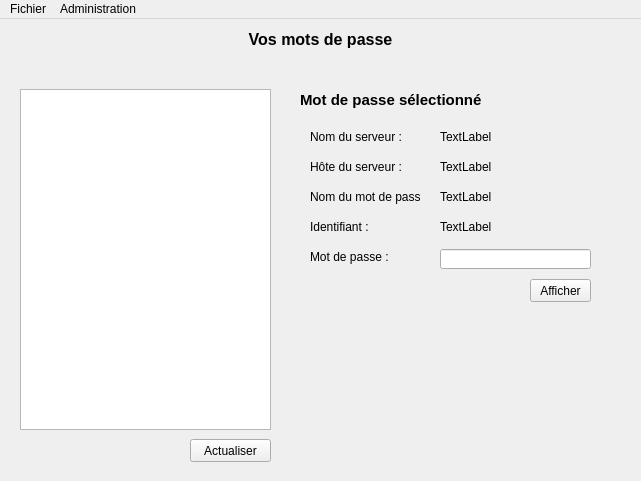
<?xml version="1.0" encoding="UTF-8"?>
<ui version="4.0">
 <class>ComposantPrincipal</class>
 <widget class="QMainWindow" name="ComposantPrincipal">
  <property name="geometry">
   <rect>
    <x>0</x>
    <y>0</y>
    <width>641</width>
    <height>481</height>
   </rect>
  </property>
  <property name="minimumSize">
   <size>
    <width>641</width>
    <height>481</height>
   </size>
  </property>
  <property name="maximumSize">
   <size>
    <width>641</width>
    <height>481</height>
   </size>
  </property>
  <property name="windowTitle">
   <string>Gestionnaire de Mots de passe</string>
  </property>
  <widget class="QWidget" name="centralWidget">
   <widget class="QStackedWidget" name="stackedWidget">
    <property name="geometry">
     <rect>
      <x>0</x>
      <y>0</y>
      <width>641</width>
      <height>461</height>
     </rect>
    </property>
    <property name="currentIndex">
     <number>1</number>
    </property>
    <widget class="QWidget" name="pageConnexion">
     <widget class="QLabel" name="titrePageConnexion">
      <property name="geometry">
       <rect>
        <x>270</x>
        <y>10</y>
        <width>101</width>
        <height>21</height>
       </rect>
      </property>
      <property name="font">
       <font>
        <pointsize>12</pointsize>
        <weight>75</weight>
        <bold>true</bold>
       </font>
      </property>
      <property name="text">
       <string>Connexion</string>
      </property>
      <property name="alignment">
       <set>Qt::AlignCenter</set>
      </property>
     </widget>
     <widget class="QLabel" name="descriptionPageConnexion">
      <property name="geometry">
       <rect>
        <x>230</x>
        <y>130</y>
        <width>181</width>
        <height>16</height>
       </rect>
      </property>
      <property name="text">
       <string>Veuillez vous identifier sur le système</string>
      </property>
      <property name="alignment">
       <set>Qt::AlignCenter</set>
      </property>
     </widget>
     <widget class="QLineEdit" name="identifiantPageConnexion">
      <property name="geometry">
       <rect>
        <x>250</x>
        <y>160</y>
        <width>141</width>
        <height>20</height>
       </rect>
      </property>
      <property name="maxLength">
       <number>50</number>
      </property>
      <property name="alignment">
       <set>Qt::AlignCenter</set>
      </property>
      <property name="placeholderText">
       <string>Identifiant</string>
      </property>
     </widget>
     <widget class="QLineEdit" name="mdpPageConnexion">
      <property name="geometry">
       <rect>
        <x>250</x>
        <y>190</y>
        <width>141</width>
        <height>20</height>
       </rect>
      </property>
      <property name="echoMode">
       <enum>QLineEdit::Password</enum>
      </property>
      <property name="alignment">
       <set>Qt::AlignCenter</set>
      </property>
      <property name="placeholderText">
       <string>Mot de passe</string>
      </property>
     </widget>
     <widget class="QPushButton" name="connexionPageConnexion">
      <property name="geometry">
       <rect>
        <x>260</x>
        <y>220</y>
        <width>121</width>
        <height>23</height>
       </rect>
      </property>
      <property name="text">
       <string>Connexion</string>
      </property>
     </widget>
    </widget>
    <widget class="QWidget" name="pageListeMDP">
     <widget class="QLabel" name="titrePageListeMDP">
      <property name="geometry">
       <rect>
        <x>240</x>
        <y>10</y>
        <width>161</width>
        <height>21</height>
       </rect>
      </property>
      <property name="font">
       <font>
        <pointsize>12</pointsize>
        <weight>75</weight>
        <bold>true</bold>
       </font>
      </property>
      <property name="text">
       <string>Vos mots de passe</string>
      </property>
      <property name="alignment">
       <set>Qt::AlignCenter</set>
      </property>
     </widget>
     <widget class="QListWidget" name="listeMotsDePasse">
      <property name="geometry">
       <rect>
        <x>20</x>
        <y>70</y>
        <width>251</width>
        <height>341</height>
       </rect>
      </property>
     </widget>
     <widget class="QLabel" name="labelNomServeur">
      <property name="geometry">
       <rect>
        <x>440</x>
        <y>110</y>
        <width>181</width>
        <height>16</height>
       </rect>
      </property>
      <property name="text">
       <string>TextLabel</string>
      </property>
     </widget>
     <widget class="QLabel" name="labelHoteServeur">
      <property name="geometry">
       <rect>
        <x>440</x>
        <y>140</y>
        <width>181</width>
        <height>16</height>
       </rect>
      </property>
      <property name="text">
       <string>TextLabel</string>
      </property>
     </widget>
     <widget class="QLabel" name="labelIdentifiant">
      <property name="geometry">
       <rect>
        <x>440</x>
        <y>200</y>
        <width>181</width>
        <height>16</height>
       </rect>
      </property>
      <property name="text">
       <string>TextLabel</string>
      </property>
     </widget>
     <widget class="QLabel" name="labelNom">
      <property name="geometry">
       <rect>
        <x>440</x>
        <y>170</y>
        <width>181</width>
        <height>16</height>
       </rect>
      </property>
      <property name="text">
       <string>TextLabel</string>
      </property>
     </widget>
     <widget class="QLabel" name="labelInformations">
      <property name="geometry">
       <rect>
        <x>300</x>
        <y>70</y>
        <width>201</width>
        <height>21</height>
       </rect>
      </property>
      <property name="font">
       <font>
        <pointsize>11</pointsize>
        <weight>75</weight>
        <bold>true</bold>
       </font>
      </property>
      <property name="text">
       <string>Mot de passe sélectionné</string>
      </property>
      <property name="alignment">
       <set>Qt::AlignLeading|Qt::AlignLeft|Qt::AlignVCenter</set>
      </property>
     </widget>
     <widget class="QLabel" name="label1">
      <property name="geometry">
       <rect>
        <x>310</x>
        <y>110</y>
        <width>111</width>
        <height>16</height>
       </rect>
      </property>
      <property name="text">
       <string>Nom du serveur :</string>
      </property>
     </widget>
     <widget class="QLabel" name="label2">
      <property name="geometry">
       <rect>
        <x>310</x>
        <y>140</y>
        <width>111</width>
        <height>16</height>
       </rect>
      </property>
      <property name="text">
       <string>Hôte du serveur :</string>
      </property>
     </widget>
     <widget class="QLabel" name="label3">
      <property name="geometry">
       <rect>
        <x>310</x>
        <y>170</y>
        <width>111</width>
        <height>16</height>
       </rect>
      </property>
      <property name="text">
       <string>Nom du mot de passe :</string>
      </property>
     </widget>
     <widget class="QLabel" name="label4">
      <property name="geometry">
       <rect>
        <x>310</x>
        <y>200</y>
        <width>81</width>
        <height>16</height>
       </rect>
      </property>
      <property name="text">
       <string>Identifiant :</string>
      </property>
     </widget>
     <widget class="QLabel" name="label5">
      <property name="geometry">
       <rect>
        <x>310</x>
        <y>230</y>
        <width>81</width>
        <height>16</height>
       </rect>
      </property>
      <property name="text">
       <string>Mot de passe :</string>
      </property>
     </widget>
     <widget class="QLineEdit" name="motDePasse">
      <property name="geometry">
       <rect>
        <x>440</x>
        <y>230</y>
        <width>151</width>
        <height>20</height>
       </rect>
      </property>
      <property name="text">
       <string/>
      </property>
      <property name="echoMode">
       <enum>QLineEdit::Password</enum>
      </property>
      <property name="readOnly">
       <bool>true</bool>
      </property>
     </widget>
     <widget class="QPushButton" name="afficherMasquer">
      <property name="geometry">
       <rect>
        <x>530</x>
        <y>260</y>
        <width>61</width>
        <height>23</height>
       </rect>
      </property>
      <property name="text">
       <string>Afficher</string>
      </property>
     </widget>
     <widget class="QPushButton" name="actualiser">
      <property name="geometry">
       <rect>
        <x>190</x>
        <y>420</y>
        <width>81</width>
        <height>23</height>
       </rect>
      </property>
      <property name="text">
       <string>Actualiser</string>
      </property>
     </widget>
    </widget>
    <widget class="QWidget" name="pageConfiguration">
     <widget class="QLabel" name="titrePageConfiguration">
      <property name="geometry">
       <rect>
        <x>230</x>
        <y>10</y>
        <width>181</width>
        <height>21</height>
       </rect>
      </property>
      <property name="font">
       <font>
        <pointsize>12</pointsize>
        <weight>75</weight>
        <bold>true</bold>
       </font>
      </property>
      <property name="text">
       <string>Configuration initiale</string>
      </property>
      <property name="alignment">
       <set>Qt::AlignCenter</set>
      </property>
     </widget>
     <widget class="QLabel" name="descriptionPageConfiguration">
      <property name="geometry">
       <rect>
        <x>20</x>
        <y>50</y>
        <width>401</width>
        <height>41</height>
       </rect>
      </property>
      <property name="text">
       <string>&lt;html&gt;&lt;head/&gt;&lt;body&gt;&lt;p&gt;Aucune configuration valable n'a été trouvée.&lt;/p&gt;&lt;p&gt;Veuillez entrer l'adresse ip ou le nom d'hôte du serveur ainsi que son port d'écoute :&lt;/p&gt;&lt;/body&gt;&lt;/html&gt;</string>
      </property>
      <property name="wordWrap">
       <bool>true</bool>
      </property>
     </widget>
     <widget class="QLabel" name="labelServeurPageConfiguration">
      <property name="geometry">
       <rect>
        <x>40</x>
        <y>120</y>
        <width>46</width>
        <height>16</height>
       </rect>
      </property>
      <property name="text">
       <string>Serveur :</string>
      </property>
     </widget>
     <widget class="QLabel" name="labelPortPageConfiguration">
      <property name="geometry">
       <rect>
        <x>40</x>
        <y>150</y>
        <width>31</width>
        <height>16</height>
       </rect>
      </property>
      <property name="text">
       <string>Port :</string>
      </property>
     </widget>
     <widget class="QLineEdit" name="serveurPageConfiguration">
      <property name="geometry">
       <rect>
        <x>100</x>
        <y>120</y>
        <width>151</width>
        <height>20</height>
       </rect>
      </property>
     </widget>
     <widget class="QSpinBox" name="portPageConfiguration">
      <property name="geometry">
       <rect>
        <x>100</x>
        <y>150</y>
        <width>61</width>
        <height>22</height>
       </rect>
      </property>
      <property name="minimum">
       <number>1</number>
      </property>
      <property name="maximum">
       <number>65535</number>
      </property>
     </widget>
     <widget class="QPushButton" name="enregistrerPageConfiguration">
      <property name="geometry">
       <rect>
        <x>100</x>
        <y>190</y>
        <width>151</width>
        <height>23</height>
       </rect>
      </property>
      <property name="text">
       <string>Enregistrer et connecter</string>
      </property>
     </widget>
    </widget>
   </widget>
  </widget>
  <widget class="QMenuBar" name="menu">
   <property name="geometry">
    <rect>
     <x>0</x>
     <y>0</y>
     <width>641</width>
     <height>21</height>
    </rect>
   </property>
   <widget class="QMenu" name="menuFichier">
    <property name="title">
     <string>Fichier</string>
    </property>
    <addaction name="actionDeconnexion"/>
    <addaction name="separator"/>
    <addaction name="actionQuitter"/>
   </widget>
   <widget class="QMenu" name="menuAdministration">
    <property name="title">
     <string>Administration</string>
    </property>
    <addaction name="actionGestionUtilisateurs"/>
    <addaction name="actionGestionGroupes"/>
    <addaction name="actionGestionServeurs"/>
    <addaction name="actionGestionMDP"/>
    <addaction name="separator"/>
    <addaction name="actionSauvegarder"/>
   </widget>
   <addaction name="menuFichier"/>
   <addaction name="menuAdministration"/>
  </widget>
  <action name="actionDeconnexion">
   <property name="text">
    <string>Déconnexion</string>
   </property>
  </action>
  <action name="actionQuitter">
   <property name="text">
    <string>Quitter</string>
   </property>
  </action>
  <action name="actionGestionUtilisateurs">
   <property name="text">
    <string>Gestion utilisateurs</string>
   </property>
  </action>
  <action name="actionGestionGroupes">
   <property name="text">
    <string>Gestion groupes</string>
   </property>
  </action>
  <action name="actionGestionServeurs">
   <property name="text">
    <string>Gestion serveurs</string>
   </property>
  </action>
  <action name="actionGestionMDP">
   <property name="text">
    <string>Gestion mots de passe</string>
   </property>
  </action>
  <action name="actionSauvegarder">
   <property name="text">
    <string>Sauvegarder le serveur</string>
   </property>
  </action>
 </widget>
 <layoutdefault spacing="6" margin="11"/>
 <resources/>
 <connections/>
</ui>
